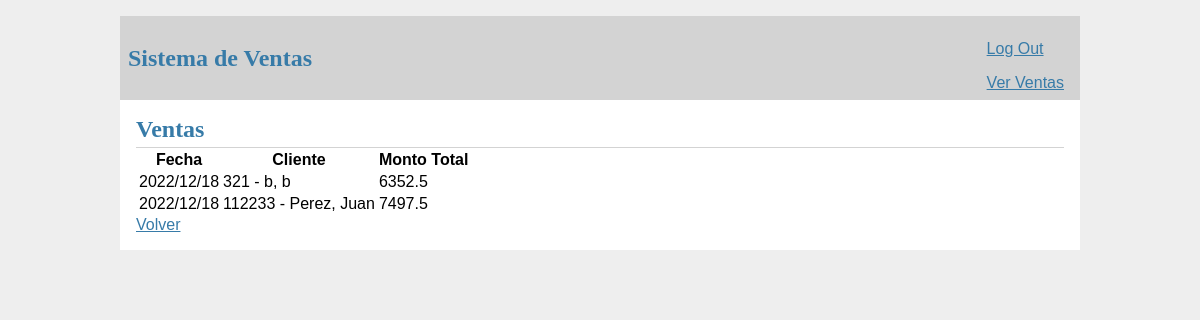
/sales (signed in), run on an earlier commit of the app's database.
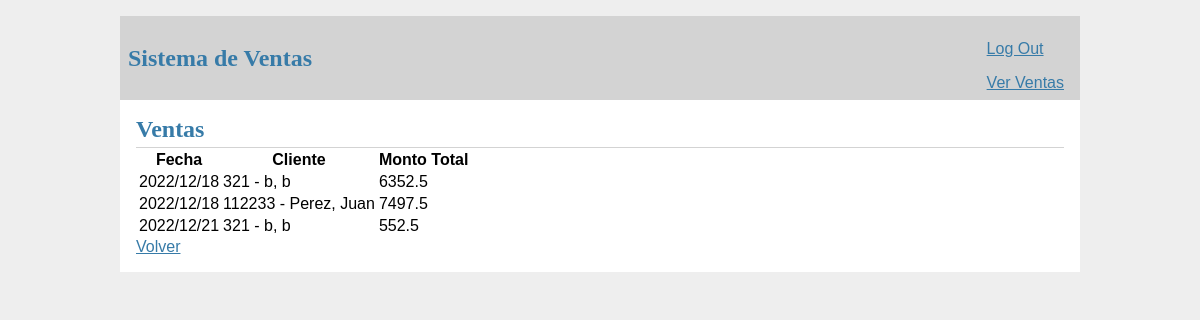
And on a later commit of the database.
### tables this page shows
CREATE TABLE ventas (
  numero INTEGER PRIMARY KEY AUTOINCREMENT,
  cliente INTEGER NOT NULL,
  fecha TIMESTAMP NOT NULL DEFAULT CURRENT_TIMESTAMP,
  total REAL,
  FOREIGN KEY (cliente) REFERENCES usuarios (id)
);

CREATE TABLE usuarios (
  cuit INTEGER PRIMARY KEY,
  usuario TEXT UNIQUE NOT NULL,
  password TEXT NOT NULL,
  email TEXT NOT NULL,
  nombre TEXT NOT NULL,
  apellido TEXT NOT NULL,
  rol INTEGER NOT NULL /*,
  FOREIGN KEY (rol) REFERENCES roles (id)*/
);

### flaskr/shop.py (the view)
@bp.route('/sales')
@login_required
def show_sales():
    if g.user['rol'] == 0:
        ventas = get_sales()
        return render_template('shop/sales.html', ventas=ventas)
    else:
        return redirect(url_for('shop.index'))

### flaskr/auth.py (called while the page is built)
@bp.before_app_request
def load_logged_in_user():
    user_id = session.get('user_id')
    if user_id is None:
        g.user = None
    else:
        g.user = get_user_by_cuit(user_id)

def login_required(view):
    @functools.wraps(view)
    def wrapped_view(**kwargs):
        if g.user is None:
            return redirect(url_for('auth.login'))
        return view(**kwargs)
    return wrapped_view

### flaskr/data.py (called while the page is built)
def get_user_by_cuit(cuit):
    return get_db().execute(
            'SELECT * FROM usuarios WHERE cuit = ?', (cuit,)
        ).fetchone()

def get_sales():
    return get_db().execute(
        'SELECT v.fecha as fecha, v.total as total, u.cuit as cuit, u.nombre as nombre, u.apellido as apellido FROM ventas v INNER JOIN usuarios u ON v.cliente = u.cuit'
    ).fetchall()

### flaskr/db.py (called while the page is built)
def get_db():
    if 'db' not in g:
        g.db = sqlite3.connect(
            current_app.config['DATABASE'],
            detect_types=sqlite3.PARSE_DECLTYPES
        )
        g.db.row_factory = sqlite3.Row
    return g.db

### flaskr/templates/shop/sales.html
{% extends 'base.html' %}
{% block header %}
  <h1>{% block title %}Ventas{% endblock %}</h1>
{% endblock %}
{% block content %}
    <table>
      <tr>
        <th>Fecha</th>
        <th>Cliente</th>
        <th>Monto Total</th>
      </tr>
      {% for venta in ventas %}
        <tr>
          <td>{{ venta['fecha'].strftime("%Y/%m/%d") }}   </td>
          <td>  {{ venta['cuit'] }} - {{ venta['apellido'] }}, {{ venta['nombre'] }}    </td>
          <td>    {{ venta['total'] }}</td>
        </tr>
      {% endfor %}
    </table>
    <a class="action" href="{{ url_for('shop.index') }}">Volver</a>
{% endblock %}

What changed in the data, as far as the page shows it:
added ventas: fecha "2022/12/21", cuit "321", apellido "b", nombre "b", total "552.5"
